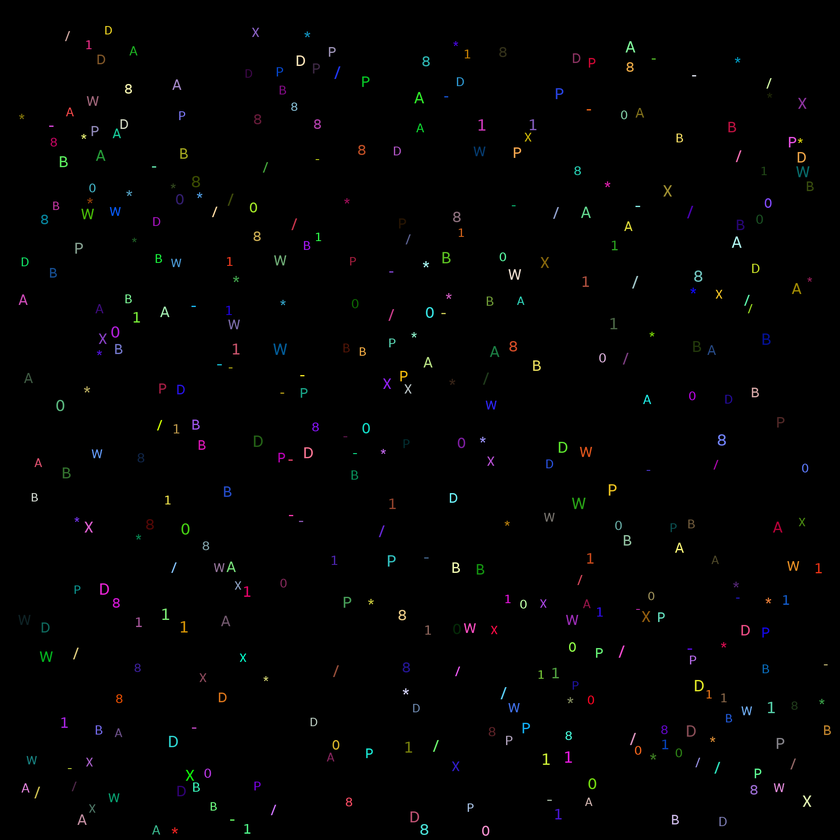
#> input picture alphabet/symbols.png, 840 x 840 px, shrunk from 2000 x 2000 before the run
$ python main.py
#> lines starting #> are read from the running program, lines starting #| are printed output that depends on the picture; after the words box and inside, x2 and y2 are one past the last pixel; in counts of white or black regions, pixels touching at a corner belong together
import matplotlib.pyplot as plt
import numpy as np
from skimage.measure import label, regionprops
from skimage.io import imread
from pathlib import Path

save_path = Path(__file__).parent

def count_lines(region):
    shape = region.image.shape
    image = region.image
    v_lines = (np.sum(image, 0) / shape[0] == 1).sum()
    h_lines = (np.sum(image, 1) / shape[1] == 1).sum()
    return v_lines, h_lines

def count_holes(region):
    shape = region.image.shape
    new_image = np.zeros((shape[0] + 2, shape[1] + 2))
    new_image[1 : -1, 1 : -1] = region.image
    new_image = np.logical_not(new_image)
    labeled = label(new_image)
    return np.max(labeled) - 1

def symmetry(region, transponce = False):
    image = region.image
    if transponce:
        image = image.T
    shape = image.shape
    top = image[: shape[0] // 2]
    if shape[0] % 2 != 0:
        bottom = image[shape[0] // 2 + 1:]
    else:
        bottom = image[shape[0] // 2 :]
    bottom = bottom[ : : -1]
    result = bottom == top
    return result.sum() / result.size

def classificator(region):
    holes = count_holes(region)
    if holes == 2: # B, 8
        if symmetry(region, True) > 0.9:
            return "8"
        else:
            return "B"
    elif holes == 1: # A, O, P, D
        if symmetry(region) > 0.9:
            v, h = count_lines(region)
            if v > 1:
                return "D"
            else:
                return "O"
        else:
            v, h = count_lines(region)
            if v > 1:
                return "P"
            else:
                return "A"

    elif holes == 0: # 1, W, X, *, -, /
        if region.image.sum() / region.image.size > 0.95:
            return "-"
        shape = region.image.shape
        aspect = np.min(shape) / np.max(shape)
        if aspect > 0.9:
            return "*"
        v, h = count_lines(region)
        if h > 1 and v > 1:
            return "1"
        v_asym = symmetry(region)
        h_asym = symmetry(region, transponce = True)
        if v_asym > 0.8 and h_asym > 0.8:
            return "X"
        if h_asym > 0.8:
            return "W"
        else:
            return "/"

    return "?"

image = imread('symbols.png')[:,:,:-1]
abinary = image.mean(2) > 0
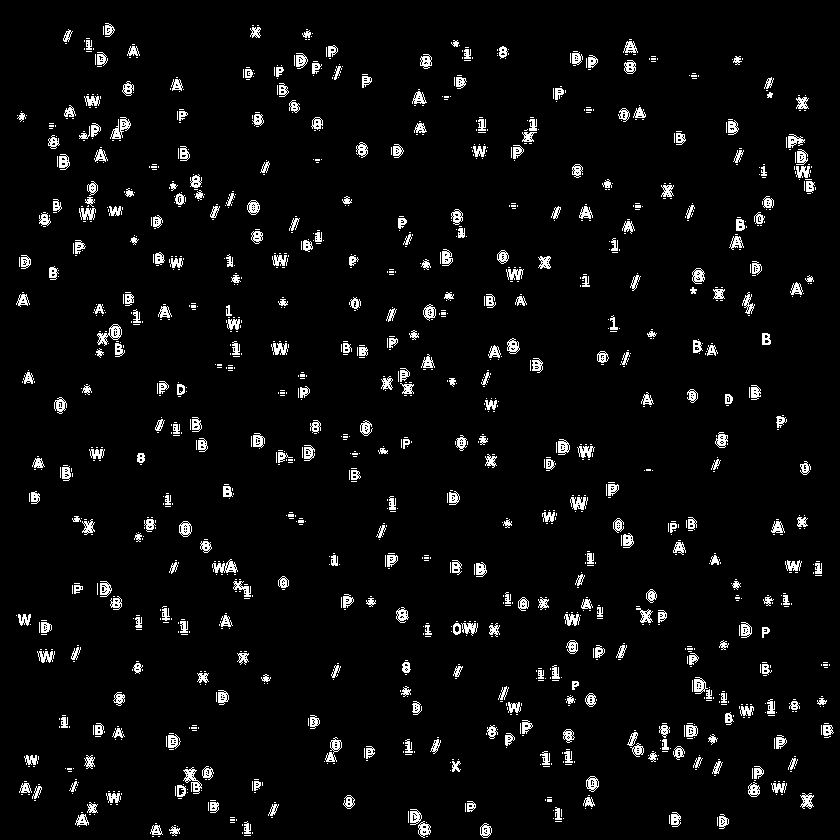
#> abinary: shape (840, 840) bool; 4.5% white in thin lines or dots
alabeled = label(abinary)
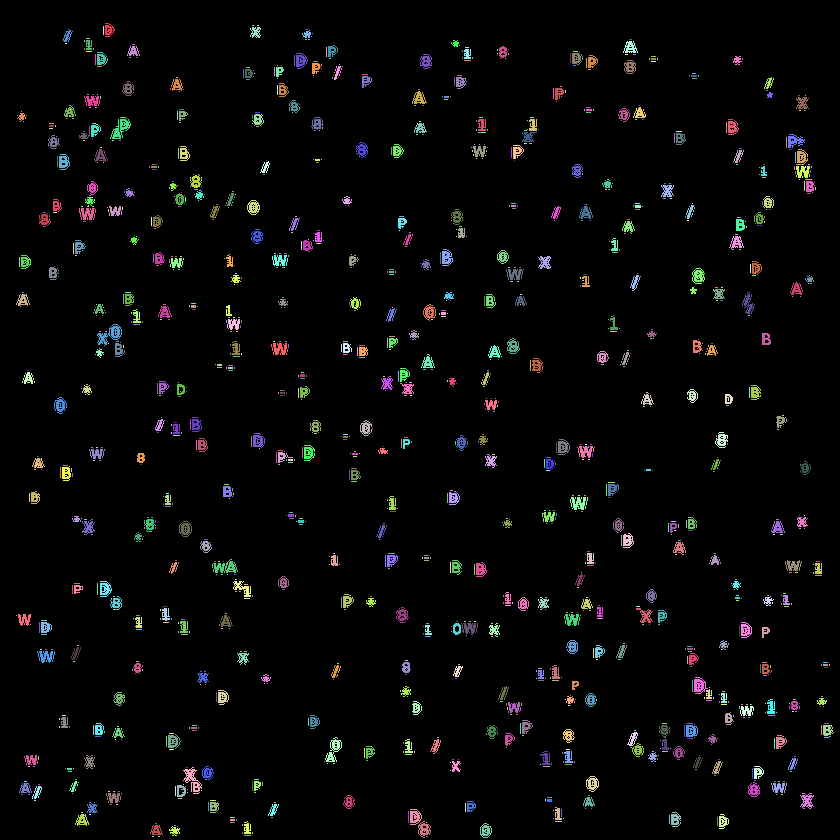
#> alabeled: shape (840, 840) int32; 1412 distinct labels, from 0 to 1411; one colour per label, 0 black
print(np.max(alabeled))
#| 1411

aprops = regionprops(alabeled)
#> aprops = 1411 regions; largest, box (x1, y1, x2, y2) and area: (97, 324, 122, 346) 210, (183, 767, 202, 794) 197, (110, 117, 131, 139) 194, (212, 559, 238, 573) 185, (325, 737, 342, 762) 168

result = {}
image_path = save_path / "out"
image_path.mkdir(exist_ok=True)

plt.figure(figsize=(5,7))

for region in aprops:
    symbol = classificator(region)
    if symbol not in result:
        result[symbol] = 0
    result[symbol] += 1
#> (the run stopped early here; a loop or call above may not have finished)
